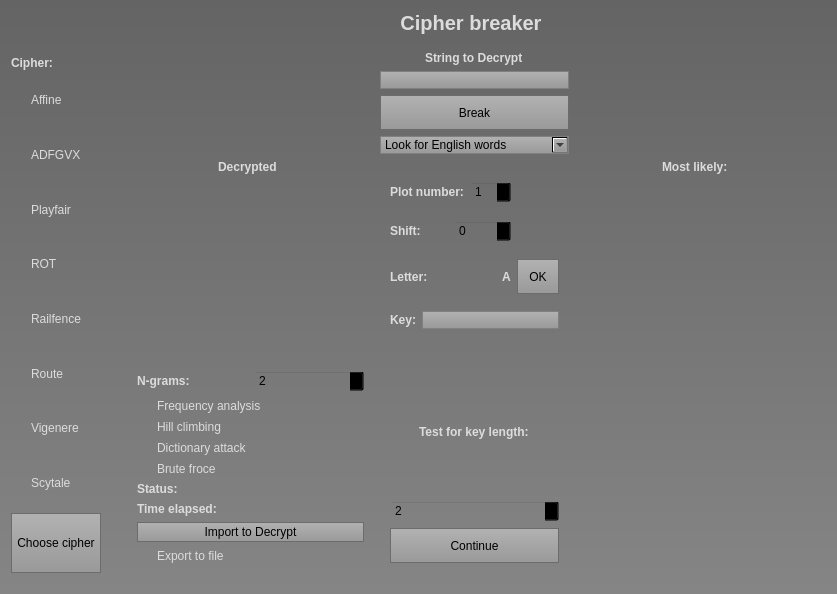
<?xml version="1.0" encoding="UTF-8"?>
<ui version="4.0">
 <class>Form</class>
 <widget class="QWidget" name="Form">
  <property name="geometry">
   <rect>
    <x>0</x>
    <y>0</y>
    <width>837</width>
    <height>594</height>
   </rect>
  </property>
  <property name="windowTitle">
   <string>Form</string>
  </property>
  <property name="styleSheet">
   <string notr="true">background-color: qlineargradient(spread:reflect, x1:0.573682, y1:0, x2:0.574364, y2:1, stop:0 rgba(100, 100, 100, 255), stop:1 rgba(133, 133, 133, 255));
</string>
  </property>
  <layout class="QHBoxLayout" name="horizontalLayout" stretch="0,1">
   <property name="leftMargin">
    <number>1</number>
   </property>
   <item>
    <widget class="QFrame" name="choiceFrame">
     <property name="styleSheet">
      <string notr="true">background-color: transparent;</string>
     </property>
     <property name="frameShape">
      <enum>QFrame::StyledPanel</enum>
     </property>
     <property name="frameShadow">
      <enum>QFrame::Raised</enum>
     </property>
     <layout class="QGridLayout" name="gridLayout_4">
      <item row="0" column="0">
       <layout class="QVBoxLayout" name="verticalLayout_2">
        <item>
         <layout class="QVBoxLayout" name="verticalLayout">
          <item alignment="Qt::AlignBottom">
           <widget class="QLabel" name="labelHodnotaB_2">
            <property name="font">
             <font>
              <weight>75</weight>
              <bold>true</bold>
             </font>
            </property>
            <property name="styleSheet">
             <string notr="true">color: rgb(220, 220, 220);
border-color: rgb(61, 61, 61);
background-color: transparent;</string>
            </property>
            <property name="text">
             <string>Cipher:</string>
            </property>
           </widget>
          </item>
          <item alignment="Qt::AlignVCenter">
           <widget class="QRadioButton" name="affineradio">
            <property name="sizePolicy">
             <sizepolicy hsizetype="Maximum" vsizetype="Fixed">
              <horstretch>0</horstretch>
              <verstretch>0</verstretch>
             </sizepolicy>
            </property>
            <property name="styleSheet">
             <string notr="true">color: rgb(220, 220, 220);
border-color: rgb(61, 61, 61);
background-color: transparent;</string>
            </property>
            <property name="text">
             <string>Affine</string>
            </property>
           </widget>
          </item>
          <item alignment="Qt::AlignVCenter">
           <widget class="QRadioButton" name="adfgvxradio">
            <property name="styleSheet">
             <string notr="true">color: rgb(220, 220, 220);
border-color: rgb(61, 61, 61);
background-color: transparent;</string>
            </property>
            <property name="text">
             <string>ADFGVX</string>
            </property>
           </widget>
          </item>
          <item alignment="Qt::AlignVCenter">
           <widget class="QRadioButton" name="playfairradio">
            <property name="styleSheet">
             <string notr="true">color: rgb(220, 220, 220);
border-color: rgb(61, 61, 61);
background-color: transparent;</string>
            </property>
            <property name="text">
             <string>Playfair</string>
            </property>
           </widget>
          </item>
          <item alignment="Qt::AlignVCenter">
           <widget class="QRadioButton" name="rotradio">
            <property name="styleSheet">
             <string notr="true">color: rgb(220, 220, 220);
border-color: rgb(61, 61, 61);
background-color: transparent;</string>
            </property>
            <property name="text">
             <string>ROT</string>
            </property>
           </widget>
          </item>
          <item alignment="Qt::AlignVCenter">
           <widget class="QRadioButton" name="railfenceradio">
            <property name="styleSheet">
             <string notr="true">color: rgb(220, 220, 220);
border-color: rgb(61, 61, 61);
background-color: transparent;</string>
            </property>
            <property name="text">
             <string>Railfence</string>
            </property>
           </widget>
          </item>
          <item alignment="Qt::AlignVCenter">
           <widget class="QRadioButton" name="routeradio">
            <property name="styleSheet">
             <string notr="true">color: rgb(220, 220, 220);
border-color: rgb(61, 61, 61);
background-color: transparent;</string>
            </property>
            <property name="text">
             <string>Route</string>
            </property>
           </widget>
          </item>
          <item alignment="Qt::AlignVCenter">
           <widget class="QRadioButton" name="vigenereradio">
            <property name="styleSheet">
             <string notr="true">color: rgb(220, 220, 220);
border-color: rgb(61, 61, 61);
background-color: transparent;</string>
            </property>
            <property name="text">
             <string>Vigenere</string>
            </property>
           </widget>
          </item>
          <item alignment="Qt::AlignVCenter">
           <widget class="QRadioButton" name="scytaleradio">
            <property name="styleSheet">
             <string notr="true">color: rgb(220, 220, 220);
border-color: rgb(61, 61, 61);
background-color: transparent;</string>
            </property>
            <property name="text">
             <string>Scytale</string>
            </property>
           </widget>
          </item>
         </layout>
        </item>
        <item>
         <widget class="QPushButton" name="chooseBtn">
          <property name="enabled">
           <bool>true</bool>
          </property>
          <property name="sizePolicy">
           <sizepolicy hsizetype="Minimum" vsizetype="Fixed">
            <horstretch>0</horstretch>
            <verstretch>0</verstretch>
           </sizepolicy>
          </property>
          <property name="minimumSize">
           <size>
            <width>90</width>
            <height>60</height>
           </size>
          </property>
          <property name="styleSheet">
           <string notr="true">QPushButton {
  qproperty-alignment: 'AlignVCenter | AlignRight';
  border: 1px solid gray;
	background-color: qlineargradient(spread:reflect, x1:0.573682, y1:0, x2:0.574364, y2:1, stop:0 rgba(178, 178, 178, 255), stop:1 rgba(153, 153, 153, 255));
	
	border-color: rgb(108, 108, 108);
}
QPushButton:pressed{
background-color: rgb(130, 130, 130);
/*background-color: qlineargradient(spread:reflect, x1:0.573682, y1:0, x2:0.574364, y2:1, stop:0 rgba(188, 188, 188, 255), stop:1 rgba(130, 130, 130, 255));*/
}

</string>
          </property>
          <property name="text">
           <string>Choose cipher</string>
          </property>
         </widget>
        </item>
       </layout>
      </item>
     </layout>
    </widget>
   </item>
   <item>
    <layout class="QVBoxLayout" name="verticalLayout_4">
     <item alignment="Qt::AlignHCenter|Qt::AlignVCenter">
      <widget class="QLabel" name="hlavniNadpis">
       <property name="font">
        <font>
         <pointsize>15</pointsize>
         <weight>75</weight>
         <bold>true</bold>
        </font>
       </property>
       <property name="styleSheet">
        <string notr="true">color: rgb(220, 220, 220);
border-color: rgb(61, 61, 61);
background-color: transparent;</string>
       </property>
       <property name="text">
        <string>Cipher breaker</string>
       </property>
       <property name="alignment">
        <set>Qt::AlignCenter</set>
       </property>
      </widget>
     </item>
     <item>
      <widget class="QFrame" name="basicFrame">
       <property name="styleSheet">
        <string notr="true">background-color: transparent;</string>
       </property>
       <property name="frameShape">
        <enum>QFrame::StyledPanel</enum>
       </property>
       <property name="frameShadow">
        <enum>QFrame::Raised</enum>
       </property>
       <layout class="QGridLayout" name="gridLayout_5">
        <item row="9" column="0" colspan="2">
         <widget class="QFrame" name="affineFrame">
          <property name="styleSheet">
           <string notr="true">background-color: transparent</string>
          </property>
          <property name="frameShape">
           <enum>QFrame::StyledPanel</enum>
          </property>
          <property name="frameShadow">
           <enum>QFrame::Raised</enum>
          </property>
          <layout class="QGridLayout" name="gridLayout_11">
           <item row="1" column="0">
            <widget class="QRadioButton" name="radioFrq">
             <property name="styleSheet">
              <string notr="true">color: rgb(220, 220, 220);
border-color: rgb(61, 61, 61);
background-color: transparent;</string>
             </property>
             <property name="text">
              <string>Frequency analysis</string>
             </property>
            </widget>
           </item>
           <item row="4" column="0">
            <widget class="QRadioButton" name="radioBrute">
             <property name="styleSheet">
              <string notr="true">color: rgb(220, 220, 220);
border-color: rgb(61, 61, 61);
background-color: transparent;</string>
             </property>
             <property name="text">
              <string>Brute froce</string>
             </property>
            </widget>
           </item>
           <item row="6" column="0">
            <layout class="QHBoxLayout" name="horizontalLayout_4">
             <item>
              <widget class="QLabel" name="labelHodnotaB_5">
               <property name="font">
                <font>
                 <weight>75</weight>
                 <bold>true</bold>
                </font>
               </property>
               <property name="styleSheet">
                <string notr="true">color: rgb(220, 220, 220);
border-color: rgb(61, 61, 61);
background-color: transparent;</string>
               </property>
               <property name="text">
                <string>Time elapsed:</string>
               </property>
              </widget>
             </item>
             <item>
              <widget class="QLabel" name="timer">
               <property name="font">
                <font>
                 <weight>75</weight>
                 <bold>true</bold>
                </font>
               </property>
               <property name="styleSheet">
                <string notr="true">color: rgb(220, 220, 220);
border-color: rgb(61, 61, 61);
background-color: transparent;</string>
               </property>
               <property name="text">
                <string/>
               </property>
              </widget>
             </item>
            </layout>
           </item>
           <item row="5" column="0">
            <layout class="QHBoxLayout" name="horizontalLayout_3">
             <item>
              <widget class="QLabel" name="labelHodnotaB_4">
               <property name="font">
                <font>
                 <weight>75</weight>
                 <bold>true</bold>
                </font>
               </property>
               <property name="styleSheet">
                <string notr="true">color: rgb(220, 220, 220);
border-color: rgb(61, 61, 61);
background-color: transparent;</string>
               </property>
               <property name="text">
                <string>Status:</string>
               </property>
              </widget>
             </item>
             <item>
              <widget class="QLabel" name="status">
               <property name="font">
                <font>
                 <weight>75</weight>
                 <bold>true</bold>
                </font>
               </property>
               <property name="styleSheet">
                <string notr="true">color: rgb(220, 220, 220);
border-color: rgb(61, 61, 61);
background-color: transparent;</string>
               </property>
               <property name="text">
                <string/>
               </property>
              </widget>
             </item>
            </layout>
           </item>
           <item row="0" column="0">
            <layout class="QHBoxLayout" name="horizontalLayout_2">
             <item>
              <widget class="QLabel" name="ngramsLabel">
               <property name="font">
                <font>
                 <weight>75</weight>
                 <bold>true</bold>
                </font>
               </property>
               <property name="styleSheet">
                <string notr="true">color: rgb(220, 220, 220);
border-color: rgb(61, 61, 61);
background-color: transparent;</string>
               </property>
               <property name="text">
                <string>N-grams: </string>
               </property>
              </widget>
             </item>
             <item>
              <widget class="QSpinBox" name="accuracyBox">
               <property name="minimum">
                <number>2</number>
               </property>
               <property name="maximum">
                <number>15</number>
               </property>
              </widget>
             </item>
            </layout>
           </item>
           <item row="9" column="0">
            <widget class="QCheckBox" name="exportToFile">
             <property name="styleSheet">
              <string notr="true">background-color: transparent;
color: rgb(220, 220, 220);
border-color: rgb(61, 61, 61);</string>
             </property>
             <property name="text">
              <string>Export to file</string>
             </property>
            </widget>
           </item>
           <item row="7" column="0">
            <widget class="QPushButton" name="importDeBtn">
             <property name="sizePolicy">
              <sizepolicy hsizetype="Minimum" vsizetype="Fixed">
               <horstretch>0</horstretch>
               <verstretch>0</verstretch>
              </sizepolicy>
             </property>
             <property name="minimumSize">
              <size>
               <width>0</width>
               <height>20</height>
              </size>
             </property>
             <property name="styleSheet">
              <string notr="true">QPushButton {
  border: 1px solid gray;
	background-color: qlineargradient(spread:reflect, x1:0.573682, y1:0, x2:0.574364, y2:1, stop:0 rgba(178, 178, 178, 255), stop:1 rgba(153, 153, 153, 255));
	
	border-color: rgb(108, 108, 108);
}
QPushButton:pressed{
background-color: rgb(130, 130, 130);
/*background-color: qlineargradient(spread:reflect, x1:0.573682, y1:0, x2:0.574364, y2:1, stop:0 rgba(188, 188, 188, 255), stop:1 rgba(130, 130, 130, 255));*/
}

</string>
             </property>
             <property name="text">
              <string>Import to Decrypt</string>
             </property>
            </widget>
           </item>
           <item row="3" column="0">
            <widget class="QRadioButton" name="radioDict">
             <property name="styleSheet">
              <string notr="true">color: rgb(220, 220, 220);
border-color: rgb(61, 61, 61);
background-color: transparent;</string>
             </property>
             <property name="text">
              <string>Dictionary attack</string>
             </property>
            </widget>
           </item>
           <item row="2" column="0">
            <widget class="QRadioButton" name="radioHill">
             <property name="styleSheet">
              <string notr="true">color: rgb(220, 220, 220);
border-color: rgb(61, 61, 61);
background-color: transparent;</string>
             </property>
             <property name="text">
              <string>Hill climbing</string>
             </property>
            </widget>
           </item>
          </layout>
         </widget>
        </item>
        <item row="9" column="2">
         <widget class="QFrame" name="vigFirstFrame">
          <property name="styleSheet">
           <string notr="true">background-color: transparent;</string>
          </property>
          <property name="frameShape">
           <enum>QFrame::StyledPanel</enum>
          </property>
          <property name="frameShadow">
           <enum>QFrame::Raised</enum>
          </property>
          <layout class="QGridLayout" name="gridLayout_10">
           <item row="0" column="0">
            <layout class="QVBoxLayout" name="verticalLayout_8">
             <item alignment="Qt::AlignHCenter">
              <widget class="QLabel" name="labelHodnotaB_12">
               <property name="font">
                <font>
                 <weight>75</weight>
                 <bold>true</bold>
                </font>
               </property>
               <property name="styleSheet">
                <string notr="true">color: rgb(220, 220, 220);
border-color: rgb(61, 61, 61);
background-color: transparent;</string>
               </property>
               <property name="text">
                <string>Test for key length:</string>
               </property>
              </widget>
             </item>
             <item>
              <widget class="QSpinBox" name="guessedKey">
               <property name="minimum">
                <number>2</number>
               </property>
               <property name="maximum">
                <number>25</number>
               </property>
              </widget>
             </item>
             <item>
              <widget class="QPushButton" name="continueBtn">
               <property name="enabled">
                <bool>true</bool>
               </property>
               <property name="minimumSize">
                <size>
                 <width>60</width>
                 <height>35</height>
                </size>
               </property>
               <property name="styleSheet">
                <string notr="true">QPushButton {
  qproperty-alignment: 'AlignVCenter | AlignRight';
  border: 1px solid gray;
	background-color: qlineargradient(spread:reflect, x1:0.573682, y1:0, x2:0.574364, y2:1, stop:0 rgba(178, 178, 178, 255), stop:1 rgba(153, 153, 153, 255));
	
	border-color: rgb(108, 108, 108);
}
QPushButton:pressed{
background-color: rgb(130, 130, 130);
/*background-color: qlineargradient(spread:reflect, x1:0.573682, y1:0, x2:0.574364, y2:1, stop:0 rgba(188, 188, 188, 255), stop:1 rgba(130, 130, 130, 255));*/
}

</string>
               </property>
               <property name="text">
                <string>Continue</string>
               </property>
              </widget>
             </item>
            </layout>
           </item>
          </layout>
         </widget>
        </item>
        <item row="4" column="2">
         <widget class="QComboBox" name="languagePick">
          <property name="styleSheet">
           <string notr="true">QComboBox {
  qproperty-alignment: 'AlignVCenter | AlignRight';
  border: 1px solid gray;
	background-color: qlineargradient(spread:reflect, x1:0.573682, y1:0, x2:0.574364, y2:1, stop:0 rgba(178, 178, 178, 255), stop:1 rgba(153, 153, 153, 255));
	selection-background-color: rgb(208, 208, 208);
	selection-color: rgb(212, 212, 212);
}
QComboBox::on {
rgb(88, 88, 88)
	selection-background-color: rgb(204, 204, 204);
	selection-color: rgb(212, 212, 212);

}
</string>
          </property>
          <item>
           <property name="text">
            <string>Look for English words</string>
           </property>
          </item>
          <item>
           <property name="text">
            <string>Look for Czech words</string>
           </property>
          </item>
         </widget>
        </item>
        <item row="3" column="2">
         <widget class="QPushButton" name="decryptBtn">
          <property name="enabled">
           <bool>true</bool>
          </property>
          <property name="minimumSize">
           <size>
            <width>50</width>
            <height>35</height>
           </size>
          </property>
          <property name="styleSheet">
           <string notr="true">QPushButton {
  qproperty-alignment: 'AlignVCenter | AlignRight';
  border: 1px solid gray;
	background-color: qlineargradient(spread:reflect, x1:0.573682, y1:0, x2:0.574364, y2:1, stop:0 rgba(178, 178, 178, 255), stop:1 rgba(153, 153, 153, 255));
	
	border-color: rgb(108, 108, 108);
}
QPushButton:pressed{
background-color: rgb(130, 130, 130);
/*background-color: qlineargradient(spread:reflect, x1:0.573682, y1:0, x2:0.574364, y2:1, stop:0 rgba(188, 188, 188, 255), stop:1 rgba(130, 130, 130, 255));*/
}

</string>
          </property>
          <property name="text">
           <string>Break</string>
          </property>
         </widget>
        </item>
        <item row="1" column="2" alignment="Qt::AlignHCenter">
         <widget class="QLabel" name="labelHodnotaB">
          <property name="font">
           <font>
            <weight>75</weight>
            <bold>true</bold>
           </font>
          </property>
          <property name="styleSheet">
           <string notr="true">color: rgb(220, 220, 220);
border-color: rgb(61, 61, 61);
background-color: transparent;</string>
          </property>
          <property name="text">
           <string>String to Decrypt</string>
          </property>
         </widget>
        </item>
        <item row="2" column="2">
         <widget class="QLineEdit" name="cipherText">
          <property name="styleSheet">
           <string notr="true">QLineEdit {
  qproperty-alignment: 'AlignVCenter | AlignRight';
  border: 1px solid gray;
	background-color: qlineargradient(spread:reflect, x1:0.573682, y1:0, x2:0.574364, y2:1, stop:0 rgba(178, 178, 178, 255), stop:1 rgba(153, 153, 153, 255));
}

</string>
          </property>
         </widget>
        </item>
        <item row="7" column="0">
         <layout class="QVBoxLayout" name="verticalLayout_7">
          <item alignment="Qt::AlignHCenter">
           <widget class="QLabel" name="labelHodnotaB_3">
            <property name="font">
             <font>
              <weight>75</weight>
              <bold>true</bold>
             </font>
            </property>
            <property name="styleSheet">
             <string notr="true">color: rgb(220, 220, 220);
border-color: rgb(61, 61, 61);
background-color: transparent;</string>
            </property>
            <property name="text">
             <string>Decrypted</string>
            </property>
           </widget>
          </item>
          <item alignment="Qt::AlignHCenter">
           <widget class="QTextEdit" name="plainTextLine">
            <property name="font">
             <font>
              <weight>75</weight>
              <bold>true</bold>
             </font>
            </property>
            <property name="styleSheet">
             <string notr="true">qproperty-alignment: 'AlignVCenter | AlignRight';
 /*border: 1px solid gray;*/
/*
background-color: qlineargradient(spread:reflect, x1:0.573682, y1:0, x2:0.574364, y2:1, stop:0 rgba(118, 118, 118, 255), stop:1 rgba(133, 133, 133, 255));

*/
border:transparent;
background-color: transparent;
color: rgb(220, 220, 220);
border-color: rgb(61, 61, 61);</string>
            </property>
           </widget>
          </item>
         </layout>
        </item>
        <item row="7" column="4">
         <layout class="QVBoxLayout" name="verticalLayout_6">
          <item alignment="Qt::AlignHCenter">
           <widget class="QLabel" name="labelHodnotaB_6">
            <property name="font">
             <font>
              <weight>75</weight>
              <bold>true</bold>
             </font>
            </property>
            <property name="styleSheet">
             <string notr="true">color: rgb(220, 220, 220);
border-color: rgb(61, 61, 61);
background-color: transparent;</string>
            </property>
            <property name="text">
             <string>Most likely:</string>
            </property>
           </widget>
          </item>
          <item alignment="Qt::AlignHCenter">
           <widget class="QTextEdit" name="plainTextLikely">
            <property name="font">
             <font>
              <weight>75</weight>
              <bold>true</bold>
             </font>
            </property>
            <property name="styleSheet">
             <string notr="true">qproperty-alignment: 'AlignVCenter | AlignRight';
 /*border: 1px solid gray;*/
/*
background-color: qlineargradient(spread:reflect, x1:0.573682, y1:0, x2:0.574364, y2:1, stop:0 rgba(118, 118, 118, 255), stop:1 rgba(133, 133, 133, 255));

*/
border:transparent;
background-color: transparent;
color: rgb(220, 220, 220);
border-color: rgb(61, 61, 61);</string>
            </property>
           </widget>
          </item>
         </layout>
        </item>
        <item row="7" column="2">
         <layout class="QVBoxLayout" name="verticalLayout_9">
          <item>
           <widget class="QFrame" name="plotControlFrame">
            <property name="styleSheet">
             <string notr="true">background-color: transparent;

/*
border-width : 1px;
border: 1px solid gray;
border-color: rgb(220, 220, 220);
*/</string>
            </property>
            <property name="frameShape">
             <enum>QFrame::StyledPanel</enum>
            </property>
            <property name="frameShadow">
             <enum>QFrame::Raised</enum>
            </property>
            <layout class="QGridLayout" name="gridLayout">
             <item row="1" column="0" colspan="2">
              <layout class="QHBoxLayout" name="horizontalLayout_6">
               <item>
                <widget class="QLabel" name="labelHodnotaB_9">
                 <property name="font">
                  <font>
                   <weight>75</weight>
                   <bold>true</bold>
                  </font>
                 </property>
                 <property name="styleSheet">
                  <string notr="true">color: rgb(220, 220, 220);
border-color: rgb(61, 61, 61);
background-color: transparent;</string>
                 </property>
                 <property name="text">
                  <string>Shift:</string>
                 </property>
                </widget>
               </item>
               <item>
                <widget class="QSpinBox" name="shiftBox">
                 <property name="minimum">
                  <number>0</number>
                 </property>
                 <property name="maximum">
                  <number>26</number>
                 </property>
                </widget>
               </item>
              </layout>
             </item>
             <item row="3" column="0" colspan="2">
              <layout class="QHBoxLayout" name="horizontalLayout_7">
               <item>
                <widget class="QLabel" name="labelHodnotaB_10">
                 <property name="font">
                  <font>
                   <weight>75</weight>
                   <bold>true</bold>
                  </font>
                 </property>
                 <property name="styleSheet">
                  <string notr="true">color: rgb(220, 220, 220);
border-color: rgb(61, 61, 61);
background-color: transparent;</string>
                 </property>
                 <property name="text">
                  <string>Letter:</string>
                 </property>
                </widget>
               </item>
               <item alignment="Qt::AlignRight">
                <widget class="QLabel" name="shiftletter">
                 <property name="font">
                  <font>
                   <weight>75</weight>
                   <bold>true</bold>
                  </font>
                 </property>
                 <property name="styleSheet">
                  <string notr="true">color: rgb(220, 220, 220);
border-color: rgb(61, 61, 61);
background-color: transparent;</string>
                 </property>
                 <property name="text">
                  <string>A</string>
                 </property>
                </widget>
               </item>
              </layout>
             </item>
             <item row="5" column="0" colspan="5">
              <layout class="QHBoxLayout" name="horizontalLayout_8">
               <item>
                <widget class="QLabel" name="labelHodnotaB_11">
                 <property name="font">
                  <font>
                   <weight>75</weight>
                   <bold>true</bold>
                  </font>
                 </property>
                 <property name="styleSheet">
                  <string notr="true">color: rgb(220, 220, 220);
border-color: rgb(61, 61, 61);
background-color: transparent;</string>
                 </property>
                 <property name="text">
                  <string>Key:</string>
                 </property>
                </widget>
               </item>
               <item>
                <widget class="QLineEdit" name="keyLetters">
                 <property name="styleSheet">
                  <string notr="true">QLineEdit {
  qproperty-alignment: 'AlignVCenter | AlignRight';
  border: 1px solid gray;
	background-color: qlineargradient(spread:reflect, x1:0.573682, y1:0, x2:0.574364, y2:1, stop:0 rgba(178, 178, 178, 255), stop:1 rgba(153, 153, 153, 255));
}

</string>
                 </property>
                </widget>
               </item>
              </layout>
             </item>
             <item row="0" column="0" colspan="2">
              <layout class="QHBoxLayout" name="horizontalLayout_5">
               <item>
                <widget class="QLabel" name="labelHodnotaB_8">
                 <property name="font">
                  <font>
                   <weight>75</weight>
                   <bold>true</bold>
                  </font>
                 </property>
                 <property name="styleSheet">
                  <string notr="true">color: rgb(220, 220, 220);
background-color: transparent;
border-color:transparent;</string>
                 </property>
                 <property name="text">
                  <string>Plot number:</string>
                 </property>
                </widget>
               </item>
               <item>
                <widget class="QSpinBox" name="plotBox">
                 <property name="minimum">
                  <number>1</number>
                 </property>
                </widget>
               </item>
              </layout>
             </item>
             <item row="3" column="2" colspan="3">
              <widget class="QPushButton" name="okBtn">
               <property name="enabled">
                <bool>true</bool>
               </property>
               <property name="minimumSize">
                <size>
                 <width>0</width>
                 <height>35</height>
                </size>
               </property>
               <property name="focusPolicy">
                <enum>Qt::StrongFocus</enum>
               </property>
               <property name="styleSheet">
                <string notr="true">QPushButton {
  qproperty-alignment: 'AlignVCenter | AlignRight';
  border: 1px solid gray;
	background-color: qlineargradient(spread:reflect, x1:0.573682, y1:0, x2:0.574364, y2:1, stop:0 rgba(178, 178, 178, 255), stop:1 rgba(153, 153, 153, 255));
	
	border-color: rgb(108, 108, 108);
}
QPushButton:pressed{
background-color: rgb(130, 130, 130);
/*background-color: qlineargradient(spread:reflect, x1:0.573682, y1:0, x2:0.574364, y2:1, stop:0 rgba(188, 188, 188, 255), stop:1 rgba(130, 130, 130, 255));*/
}

</string>
               </property>
               <property name="text">
                <string>OK</string>
               </property>
              </widget>
             </item>
            </layout>
           </widget>
          </item>
         </layout>
        </item>
       </layout>
      </widget>
     </item>
    </layout>
   </item>
  </layout>
 </widget>
 <resources/>
 <connections/>
</ui>
